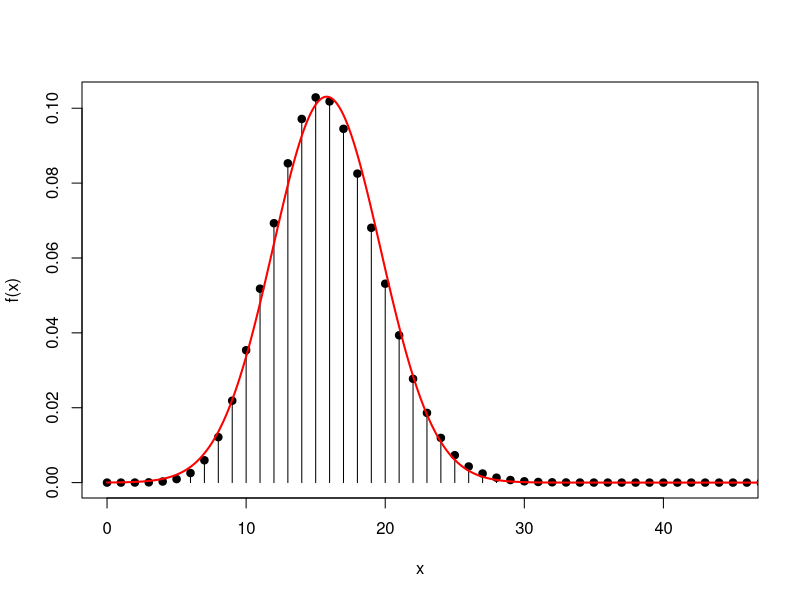

Generate this figure with R:
## ---- chunk 1
# R code
1 - pbinom(21, size=300, prob=2/38)
## ---- chunk 2
# R
1 - pnorm(22, mean=300 * 2/38, sd=sqrt(300 * 2/38 * (1 - 2/38)))
## ---- chunk 3
# R
1 - pnorm(21.5, mean=300 * 2/38, sd=sqrt(300 * 2/38 * (1 - 2/38)))
## ---- chunk 4
plot(0:50, dbinom(0:50, 300, 2/38), pch=19, xlab="x", ylab="f(x)", xlim=c(0, 45))
for(x in 0:50) {
  lines(c(x, x), c(0, dbinom(x, 300, 2/38)))
}

x <- seq(0, 50, by=.1)
lines(x, dnorm(x, mean=15.79, sd=3.87), col="red", lwd=2)
## ---- chunk 5
        # R code
        n <- 10
        replicate(9999,
                  mean(sample(c(35, rep(-1, 37)), size=n, replace=TRUE)))
        # You can use hist() to make a histogram of these results.
